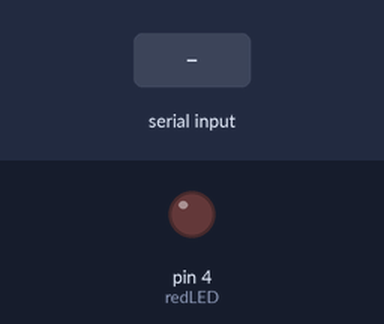
Simulated run of this sketch. Board: Arduino Uno, built with avr-gcc and run on an emulated ATmega328P. Shown: output pins drawn as LEDs (lit = HIGH). The inputs (shaded band) are chosen by the test bench.

Above: at 1.2 s.
1.3 s: "3" received over the second serial link
At 2.1 s:
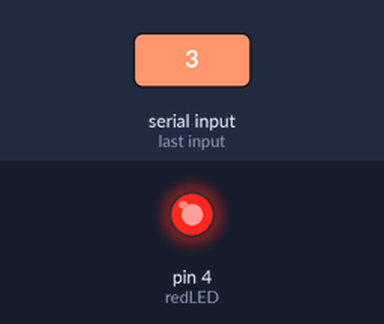
2.8 s: "4" received over the second serial link
At 3.3 s:
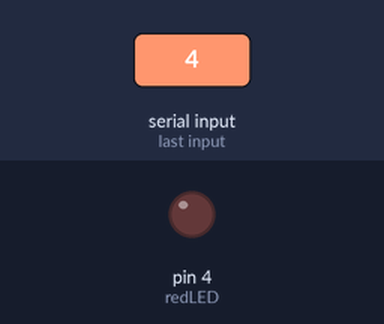
Timing chart, 0 to 5.8 s (numbered marks = the images above; inputs shaded):
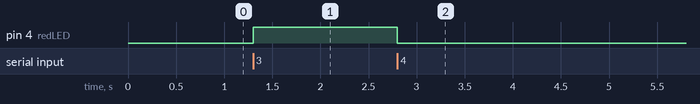

Measured:
- after the input at 1.3 s, pin 4 (redLED): LOW → HIGH at once
- after the input at 2.8 s, pin 4 (redLED): HIGH → LOW at once

The sketch:

bluetoothprac2.ino
```cpp
/* Code written by Chams for Youtube Channel - That'sEngineering
 *  13/2/2020
 *  Youtube video: HC-05 BT module, interfacing with Arduino (via Computer)
 *
 */

#include <SoftwareSerial.h>

char value;
int Tx = 2;       // connect BT module TX to 2
int Rx = 3;       // connect BT module RX to 3

int redLED = 4;

// creates a "virtual" serial port/UART
SoftwareSerial bluetooth(Tx, Rx);

void setup() {
  pinMode(redLED, OUTPUT);

  // start serial communication at default baud rate 9600bps
  Serial.begin(9600);
  bluetooth.begin(9600);
}

void loop() {

    if (bluetooth.available()) {

      value = bluetooth.read();

      if (value =='3') {
        digitalWrite(redLED, HIGH);
        bluetooth.println("Red LED on");
      }

      if (value =='4') {
        digitalWrite(redLED, LOW);
        bluetooth.println("Red LED off");
      }
    }
}
```
